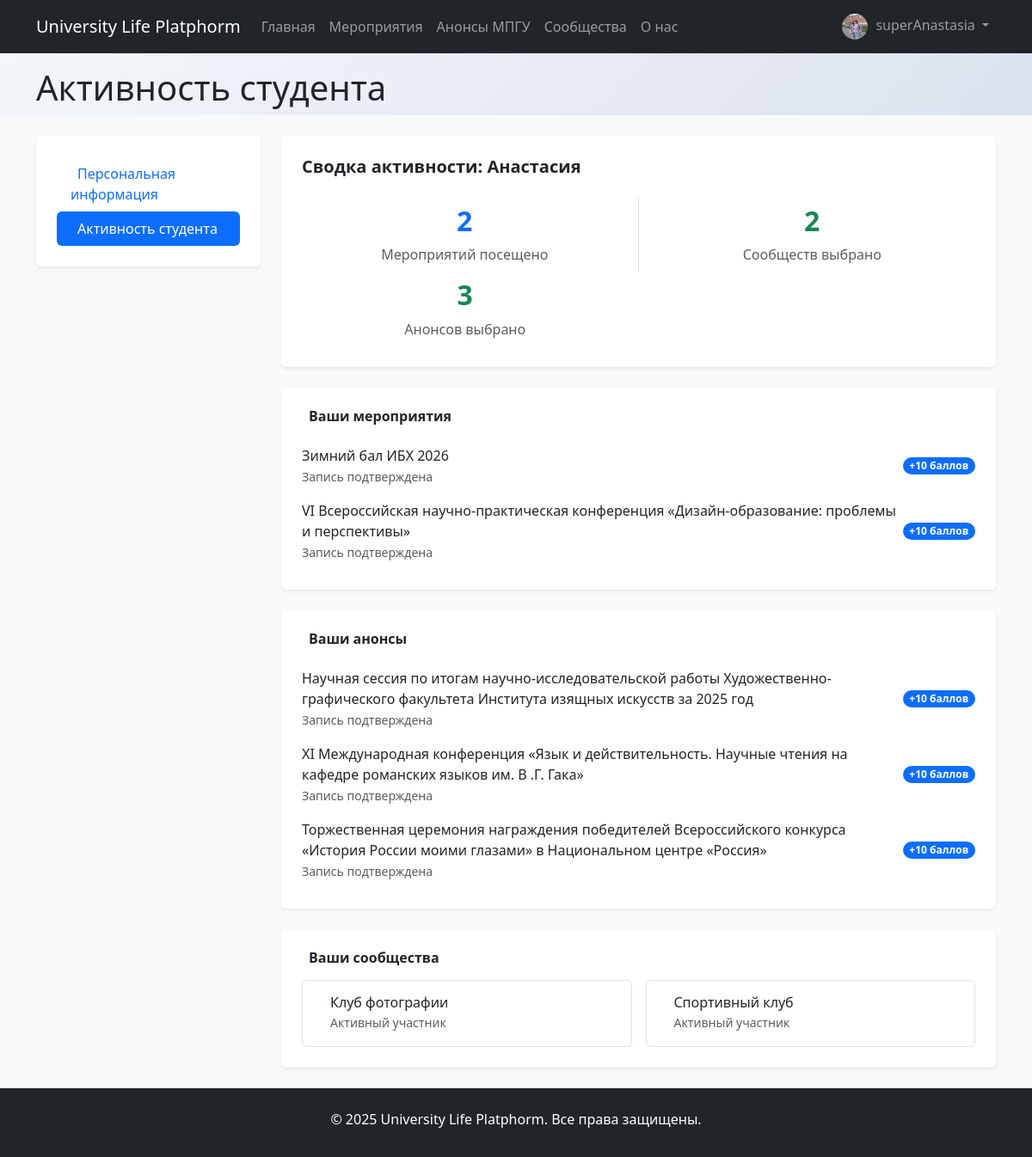
Screenshot of /activeratingpoints (signed in) with the database file from the repository.
### myproject/myplatform/models.py (models this page shows, shortened)
class User(AbstractUser):
    class Role(models.TextChoices):
        ADMIN = "ADMIN", 'Admin'
        STUDENT = "STUDENT", 'Student'
        ORGANIZER = "ORGANIZER", 'Organizer'
    role = models.CharField(max_length=50, choices=Role.choices, default=Role.ADMIN)
    name = models.CharField(max_length=100,verbose_name="Имя",default='',blank=True)
    last_name_student = models.CharField(max_length=100,verbose_name="Фамилия",default="",blank=True)
    middle_name_student = models.CharField(max_length=100,verbose_name="Отчество",default="",blank=True)
    birth_date = models.DateField(
        verbose_name="Дата рождения",
        blank=True,
        null=True,
        help_text="Формат: ГГГГ-ММ-ДД"
    )
    about_text = models.TextField(verbose_name="О себе",default="",blank=True)
    img = models.ImageField(verbose_name='Фото профиля',upload_to='image/user_image',blank=True,null=True)
    faculty = TreeForeignKey('myplatform.Faculty', on_delete=models.CASCADE, null=True, blank=True)

class Event(models.Model):
    name = models.CharField(max_length=100, verbose_name="Название мероприятия")
    description = models.TextField(verbose_name="Описание")
    date_time = models.DateTimeField(verbose_name="Дата и время проведения")
    location = models.CharField(max_length=100, verbose_name="Место проведения")
    organizator = models.ForeignKey(
        User,
        on_delete = models.CASCADE,
        related_name='events',
        verbose_name='Организатор',
        limit_choices_to={'role': User.Role.ORGANIZER}
    )
    participants = models.ManyToManyField(
        User,
        related_name='events_joined',
        blank=True,
        verbose_name="Участники"
    )
    max_participants = models.PositiveIntegerField(verbose_name="Максимальное количество участников")
    img = models.ImageField(verbose_name='Фото мероприятий',upload_to='image/events',blank=True,null=True)
    created_at = models.DateTimeField(auto_now_add=True)

class Community(models.Model):
    class Status(models.TextChoices):
        ISACTIVE = "ISACTIVE",'isactive'
        ISNOTACTIVE = "ISNOTACTIVE", 'isnotactive'
        WAIT = "WAIT", 'wait'
    name = models.CharField(max_length=200,verbose_name="Название сообщества")
    description = models.TextField(verbose_name="Описание")
    organizator = models.ForeignKey(
        User,
        on_delete = models.CASCADE,
        related_name='communities',
        verbose_name='Организатор',
        limit_choices_to={'role': User.Role.ORGANIZER}
    )
    participants = models.ManyToManyField(
        User,
        related_name='communities_joined',
        blank=True,
        verbose_name="Участники"
    )
    img = models.ImageField(verbose_name='Фото сообщества',upload_to='image/communities',blank=True,null=True)
    status = models.CharField(max_length=50,choices=Status.choices,default=Status.ISNOTACTIVE,verbose_name='Статус')
    created_at = models.DateTimeField(auto_now_add=True)
    updated_at = models.DateTimeField(auto_now=True)

### myproject/events_parser/models.py (models this page shows, shortened)
class ParsedEvent(models.Model):
    title = models.CharField("Название", max_length=500)
    source_url = models.URLField("Ссылка на источник", unique=True)
    date_at = models.DateTimeField("Дата мероприятия", null=True, blank=True)
    excerpt = models.TextField("Краткое описание (qwen-markdown)", blank=True)
    content = RichTextField("Текст (HTML)", blank=True)
    content_plain = models.TextField("Текст (plain)", blank=True)
    image_url = models.URLField("URL изображения", blank=True, null=True)
    created_at = models.DateTimeField(auto_now_add=True)
    updated_at = models.DateTimeField(auto_now=True)
    participants = models.ManyToManyField(
        User,
        related_name='parsed_event_joined',
        blank=True,
        verbose_name="Участники"
    )
    class Meta:
        verbose_name = "Спарсенное мероприятие"
        verbose_name_plural = "Спарсенные мероприятия"
        ordering = ["-date_at", "-created_at"]

### myproject/myplatform/views.py (the view)
# urls.py: path('activeratingpoints',views.activeratingpoints,name='activeratingpoints'),
def activeratingpoints(request):
    return render(request,'registration/activeratingpoints.html')

### myproject/myplatform/templates/registration/activeratingpoints.html (shortened to what this page needs)
{% extends 'base.html' %}
{% block title %}Активность студента{% endblock title %}
{% block content %}
<div class="bg-light min-vh-100">
    <div class="container py-4">
        <div class="row">
            <div class="col-lg-3">
                <div class="card border-0 shadow-sm mb-4">
                    <div class="p-4">
                        <div class="nav flex-column nav-pills">
                            <a class="nav-link" href="/profile">Персональная информация</a>
                            <a class="nav-link active" href="#">Активность студента</a>
                        </div>
                    </div>
                </div>
            </div>
            <div class="col-lg-9">
                <div class="card border-0 shadow-sm mb-4">
                    <div class="card-body p-4">
                        <h5 class="fw-bold mb-4">Сводка активности: {{ user.name }}</h5>
                        <div class="row text-center">
                            <div class="col-md-6 border-end">
                                <div class="p-2">
                                    <h2 class="text-primary fw-bold">{{ user.events_joined.count }}</h2>
                                    <p class="text-muted mb-0">Мероприятий посещено</p>
                                </div>
                            </div>
                            <div class="col-md-6">
                                <div class="p-2">
                                    <h2 class="text-success fw-bold">{{ user.communities_joined.count }}</h2>
                                    <p class="text-muted mb-0">Сообществ выбрано</p>
                                </div>
                            </div>
                            <div class="col-md-6">
                                <div class="p-2">
                                    <h2 class="text-success fw-bold">{{ user.parsed_event_joined.count }}</h2>
                                    <p class="text-muted mb-0">Анонсов выбрано</p>
                                </div>
                            </div>
                        </div>
                    </div>
                </div>
                <div class="card border-0 shadow-sm mb-4">
                    <div class="card-body p-4">
                        <h6 class="fw-bold mb-3">Ваши мероприятия</h6>
                        <div class="list-group">
                            {% for event in user.events_joined.all %}
                                <div class="list-group-item d-flex justify-content-between align-items-center px-0 border-0">
                                    <div>
                                        <span class="fw-medium">{{ event.name }}</span>
                                        <br>
                                        <small class="text-muted">Запись подтверждена</small>
                                    </div>
                                    <span class="badge bg-primary rounded-pill">+10 баллов</span>
                                </div>
                            {% empty %}
                                <p class="text-muted">Вы пока не записались ни на одно мероприятие.</p>
                            {% endfor %}
                        </div>
                    </div>
                </div>
                <div class="card border-0 shadow-sm mb-4">
                    <div class="card-body p-4">
                        <h6 class="fw-bold mb-3">Ваши анонсы</h6>
                        <div class="list-group">
                            {% for event in user.parsed_event_joined.all %}
                                <div class="list-group-item d-flex justify-content-between align-items-center px-0 border-0">
                                    <div>
                                        <span class="fw-medium">{{ event.title }}</span>
                                        <br>
                                        <small class="text-muted">Запись подтверждена</small>
                                    </div>
                                    <span class="badge bg-primary rounded-pill">+10 баллов</span>
                                </div>
                            {% empty %}
                                <p class="text-muted">Вы пока не записались ни на один анонс.</p>
                            {% endfor %}
                        </div>
                    </div>
                </div>
                <div class="card border-0 shadow-sm">
                    <div class="card-body p-4">
                        <h6 class="fw-bold mb-3">Ваши сообщества</h6>
                        <div class="row g-3">
                            {% for community in user.communities_joined.all %}
                                <div class="col-md-6">
                                    <div class="p-3 border rounded bg-white h-100">
                                        <div class="d-flex align-items-center">
                                            <div class="flex-grow-1 ms-3">
                                                <h6 class="mb-0">{{ community.name }}</h6>
                                                <small class="text-muted">Активный участник</small>
                                            </div>
                                        </div>
                                    </div>
                                </div>
                            {% empty %}
                                <div class="col-12">
                                    <p class="text-muted">Вы еще не вступили в сообщества.</p>
                                </div>
                            {% endfor %}
                        </div>
                    </div>
                </div>
            </div>
        </div>
    </div>
</div>
{% endblock content %}

### myproject/myplatform/templates/base.html (shortened to what this page needs)
{% load static %}
<!DOCTYPE html>
<html>
    <head>
        <link rel="stylesheet" href="{% static 'css/styles.css' %}">
        <link href="https://cdn.jsdelivr.net/npm/bootstrap@5.3.0/dist/css/bootstrap.min.css" rel="stylesheet">
    </head>
    <body>
        <header>
            <nav class="navbar navbar-expand-lg navbar-dark bg-dark">
                <div class="container">
                    <a class="navbar-brand" href="{% url 'index' %}">
                        University Life Platphorm
                    </a>
                    <div class="collapse navbar-collapse" id="navbarNav">
                        <ul class="navbar-nav me-auto">
                            <li class="nav-item">
                                <a class="nav-link" href="{% url 'index' %}">Главная</a>
                            </li>
                            <li class="nav-item">
                                <a class="nav-link" href="{% url 'events' %}">Мероприятия</a>
                            </li>
                            <li class="nav-item">
                                <a class="nav-link" href="{% url 'parsed_event_list' %}">Анонсы МПГУ</a>
                            </li>
                            <li class="nav-item">
                                <a class="nav-link" href="{% url 'communities' %}">Сообщества</a>
                            </li>
                             <li class="nav-item">
                                <a class="nav-link" href="{% url 'aboutus' %}">О нас</a>
                             </li>
                        </ul>
                        <ul class="navbar-nav">
                            {% if user.is_authenticated %}
                            <li class="nav-item dropdown">
                                <a class="nav-link dropdown-toggle" href="#" id="userDropdown" role="button" data-bs-toggle="dropdown">
                                    {% if user.img %}
                                    <img src="{{user.img.url}}" alt="{{user.username}}" style="width: 30px; height: 30px; border-radius: 50%; margin-right: 5px;">
                                    {% endif %}
                                    {{ user.username }}
                                </a>
                            </li>
                            {% endif %}
                        </ul>
                    </div>
                </div>
            </nav>
        </header>
        <main class="mt-3">
            <div class="container">
                 <h1>{% block title %}{% endblock title %}</h1>
            </div>
            {% block content %}{% endblock content %}
        </main>
        <footer class="footer mt-auto py-3 bg-dark" style="color: #fff;">
            <div class="container text-center">
                <p class="mt-2">
                    © 2025 University Life Platphorm. Все права защищены.
                </p>
            </div>
        </footer>
    </body>
</html>

### myproject/static/css/styles.css (style rules this page uses)
body { background: linear-gradient(135deg, #f5f7fa 0%, #c3cfe2 100%); min-height: 100vh; }

### rows the page displays
User: img (picture), username "superAnastasia", name "Анастасия", events_joined.count "2", communities_joined.count "2", parsed_event_joined.count "3"
Event: name "Зимний бал ИБХ 2026"
Event: name "VI Всероссийская научно-практическая конференция «Дизайн-образование: проблемы и перспективы»"
ParsedEvent: title "Научная сессия по итогам научно-исследовательской работы Художественно-графического факультета Института изящных искусств за 2025 год"
ParsedEvent: title "XI Международная конференция «Язык и действительность. Научные чтения на кафедре романских языков им. В .Г. Гака»"
ParsedEvent: title "Торжественная церемония награждения победителей Всероссийского конкурса «История России моими глазами» в Национальном центре «Россия»"
Community: name "Клуб фотографии"
Community: name "Спортивный клуб"
